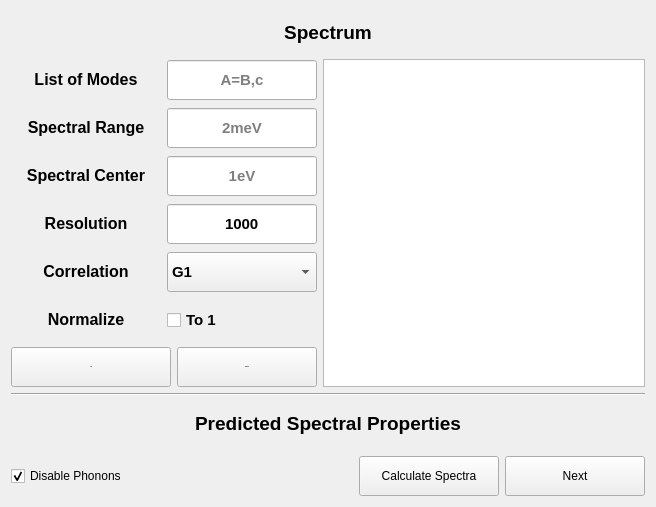
      <widget class="QWidget" name="tab_spectrum">
       <attribute name="title">
        <string>Spectrum</string>
       </attribute>
       <layout class="QGridLayout" name="gridLayout_5" columnstretch="0,0,0,0,0,0,0,0,0,0,0,0">
        <item row="7" column="2" colspan="2">
         <widget class="QPushButton" name="button_remove_spectrum_from_output">
          <property name="minimumSize">
           <size>
            <width>140</width>
            <height>40</height>
           </size>
          </property>
          <property name="font">
           <font>
            <pointsize>-1</pointsize>
            <bold>true</bold>
           </font>
          </property>
          <property name="text">
           <string>Remove</string>
          </property>
         </widget>
        </item>
        <item row="13" column="0">
         <widget class="QCheckBox" name="input_timeline_enable_phonons_at_spectra">
          <property name="minimumSize">
           <size>
            <width>150</width>
            <height>40</height>
           </size>
          </property>
          <property name="statusTip">
           <string/>
          </property>
          <property name="text">
           <string>Disable Phonons</string>
          </property>
          <property name="checked">
           <bool>true</bool>
          </property>
         </widget>
        </item>
        <item row="4" column="0">
         <widget class="QLabel" name="label_49">
          <property name="minimumSize">
           <size>
            <width>142</width>
            <height>42</height>
           </size>
          </property>
          <property name="text">
           <string>&lt;html&gt;&lt;head/&gt;&lt;body&gt;&lt;p align=&quot;center&quot;&gt;&lt;span style=&quot; font-size:12pt; font-weight:700;&quot;&gt;Resolution&lt;/span&gt;&lt;/p&gt;&lt;/body&gt;&lt;/html&gt;</string>
          </property>
         </widget>
        </item>
        <item row="5" column="1" colspan="3">
         <widget class="QComboBox" name="input_spectrum_order">
          <property name="minimumSize">
           <size>
            <width>150</width>
            <height>40</height>
           </size>
          </property>
          <property name="font">
           <font>
            <pointsize>11</pointsize>
            <bold>true</bold>
           </font>
          </property>
          <item>
           <property name="text">
            <string>G1</string>
           </property>
          </item>
          <item>
           <property name="text">
            <string>G2</string>
           </property>
          </item>
         </widget>
        </item>
        <item row="2" column="0">
         <widget class="QLabel" name="label_48">
          <property name="minimumSize">
           <size>
            <width>142</width>
            <height>42</height>
           </size>
          </property>
          <property name="text">
           <string>&lt;html&gt;&lt;head/&gt;&lt;body&gt;&lt;p align=&quot;center&quot;&gt;&lt;span style=&quot; font-size:12pt; font-weight:700;&quot;&gt;Spectral Range&lt;/span&gt;&lt;/p&gt;&lt;/body&gt;&lt;/html&gt;</string>
          </property>
         </widget>
        </item>
        <item row="3" column="0">
         <widget class="QLabel" name="label_47">
          <property name="minimumSize">
           <size>
            <width>142</width>
            <height>42</height>
           </size>
          </property>
          <property name="text">
           <string>&lt;html&gt;&lt;head/&gt;&lt;body&gt;&lt;p align=&quot;center&quot;&gt;&lt;span style=&quot; font-size:12pt; font-weight:700;&quot;&gt;Spectral Center&lt;/span&gt;&lt;/p&gt;&lt;/body&gt;&lt;/html&gt;</string>
          </property>
         </widget>
        </item>
        <item row="13" column="11">
         <widget class="QPushButton" name="button_next_tab_spectrum_to_indist">
          <property name="minimumSize">
           <size>
            <width>140</width>
            <height>40</height>
           </size>
          </property>
          <property name="text">
           <string>Next</string>
          </property>
          <property name="checkable">
           <bool>false</bool>
          </property>
         </widget>
        </item>
        <item row="7" column="0" colspan="2">
         <widget class="QPushButton" name="button_add_spectrum_to_output">
          <property name="minimumSize">
           <size>
            <width>140</width>
            <height>40</height>
           </size>
          </property>
          <property name="font">
           <font>
            <pointsize>-1</pointsize>
            <bold>true</bold>
           </font>
          </property>
          <property name="text">
           <string>Add</string>
          </property>
         </widget>
        </item>
        <item row="9" column="0" colspan="12">
         <widget class="QLabel" name="label_title_predicted_spectral">
          <property name="minimumSize">
           <size>
            <width>142</width>
            <height>42</height>
           </size>
          </property>
          <property name="maximumSize">
           <size>
            <width>16777215</width>
            <height>40</height>
           </size>
          </property>
          <property name="frameShape">
           <enum>QFrame::NoFrame</enum>
          </property>
          <property name="frameShadow">
           <enum>QFrame::Plain</enum>
          </property>
          <property name="text">
           <string>&lt;html&gt;&lt;head/&gt;&lt;body&gt;&lt;p align=&quot;center&quot;&gt;&lt;span style=&quot; font-size:14pt; font-weight:700;&quot;&gt;Predicted Spectral Properties&lt;/span&gt;&lt;/p&gt;&lt;/body&gt;&lt;/html&gt;</string>
          </property>
         </widget>
        </item>
        <item row="3" column="1" colspan="3">
         <widget class="QLineEdit" name="textinput_spectrum_center">
          <property name="minimumSize">
           <size>
            <width>140</width>
            <height>40</height>
           </size>
          </property>
          <property name="font">
           <font>
            <pointsize>11</pointsize>
            <bold>true</bold>
           </font>
          </property>
          <property name="text">
           <string/>
          </property>
          <property name="frame">
           <bool>true</bool>
          </property>
          <property name="alignment">
           <set>Qt::AlignCenter</set>
          </property>
          <property name="placeholderText">
           <string>1eV</string>
          </property>
         </widget>
        </item>
        <item row="1" column="1" colspan="3">
         <widget class="QLineEdit" name="textinput_spectrum_modes">
          <property name="minimumSize">
           <size>
            <width>140</width>
            <height>40</height>
           </size>
          </property>
          <property name="font">
           <font>
            <pointsize>11</pointsize>
            <bold>true</bold>
           </font>
          </property>
          <property name="text">
           <string/>
          </property>
          <property name="frame">
           <bool>true</bool>
          </property>
          <property name="alignment">
           <set>Qt::AlignCenter</set>
          </property>
          <property name="placeholderText">
           <string>A=B,c</string>
          </property>
         </widget>
        </item>
        <item row="4" column="1" colspan="3">
         <widget class="QLineEdit" name="textinput_spectrum_res">
          <property name="minimumSize">
           <size>
            <width>140</width>
            <height>40</height>
           </size>
          </property>
          <property name="font">
           <font>
            <pointsize>11</pointsize>
            <bold>true</bold>
           </font>
          </property>
          <property name="text">
           <string>1000</string>
          </property>
          <property name="frame">
           <bool>true</bool>
          </property>
          <property name="alignment">
           <set>Qt::AlignCenter</set>
          </property>
          <property name="placeholderText">
           <string/>
          </property>
         </widget>
        </item>
        <item row="0" column="0" colspan="12">
         <widget class="QLabel" name="label_title_set_spectrum">
          <property name="minimumSize">
           <size>
            <width>142</width>
            <height>42</height>
           </size>
          </property>
          <property name="maximumSize">
           <size>
            <width>16777215</width>
            <height>40</height>
           </size>
          </property>
          <property name="frameShape">
           <enum>QFrame::NoFrame</enum>
          </property>
          <property name="frameShadow">
           <enum>QFrame::Plain</enum>
          </property>
          <property name="text">
           <string>&lt;html&gt;&lt;head/&gt;&lt;body&gt;&lt;p align=&quot;center&quot;&gt;&lt;span style=&quot; font-size:14pt; font-weight:700;&quot;&gt;Spectrum&lt;/span&gt;&lt;/p&gt;&lt;/body&gt;&lt;/html&gt;</string>
          </property>
         </widget>
        </item>
        <item row="1" column="4" rowspan="7" colspan="8">
         <widget class="QListView" name="text_output_list_of_spectra">
          <property name="minimumSize">
           <size>
            <width>0</width>
            <height>0</height>
           </size>
          </property>
         </widget>
        </item>
        <item row="6" column="0">
         <widget class="QLabel" name="label_51">
          <property name="minimumSize">
           <size>
            <width>142</width>
            <height>42</height>
           </size>
          </property>
          <property name="text">
           <string>&lt;html&gt;&lt;head/&gt;&lt;body&gt;&lt;p align=&quot;center&quot;&gt;&lt;span style=&quot; font-size:12pt; font-weight:700;&quot;&gt;Normalize&lt;/span&gt;&lt;/p&gt;&lt;/body&gt;&lt;/html&gt;</string>
          </property>
         </widget>
        </item>
        <item row="6" column="1" colspan="3">
         <widget class="QCheckBox" name="input_spectrum_normalize">
          <property name="minimumSize">
           <size>
            <width>150</width>
            <height>40</height>
           </size>
          </property>
          <property name="font">
           <font>
            <pointsize>11</pointsize>
            <bold>true</bold>
           </font>
          </property>
          <property name="toolTip">
           <string>Enables the renomalization of the polaron shifted energies and rates, e.g. using the &lt;B&gt; and &lt;B&gt;^2 scalings</string>
          </property>
          <property name="statusTip">
           <string>Enables the renomalization of the polaron shifted energies and rates, e.g. using the &lt;B&gt; and &lt;B&gt;^2 scalings</string>
          </property>
          <property name="text">
           <string>To 1</string>
          </property>
          <property name="checked">
           <bool>false</bool>
          </property>
         </widget>
        </item>
        <item row="2" column="1" colspan="3">
         <widget class="QLineEdit" name="textinput_spectrum_range">
          <property name="minimumSize">
           <size>
            <width>140</width>
            <height>40</height>
           </size>
          </property>
          <property name="font">
           <font>
            <pointsize>11</pointsize>
            <bold>true</bold>
           </font>
          </property>
          <property name="text">
           <string/>
          </property>
          <property name="frame">
           <bool>true</bool>
          </property>
          <property name="alignment">
           <set>Qt::AlignCenter</set>
          </property>
          <property name="placeholderText">
           <string>2meV</string>
          </property>
         </widget>
        </item>
        <item row="13" column="10">
         <widget class="QPushButton" name="button_timeline_force_calculate_spectra">
          <property name="minimumSize">
           <size>
            <width>140</width>
            <height>40</height>
           </size>
          </property>
          <property name="statusTip">
           <string>Calculate the actual spectral properties using a small spectral window. This disables the phonon interactions, such that calculations are fast.</string>
          </property>
          <property name="text">
           <string>Calculate Spectra</string>
          </property>
         </widget>
        </item>
        <item row="10" column="0" colspan="12">
         <widget class="PlotWidget" name="label_plot_spectral_prediction" native="true"/>
        </item>
        <item row="1" column="0">
         <widget class="QLabel" name="label_46">
          <property name="minimumSize">
           <size>
            <width>142</width>
            <height>42</height>
           </size>
          </property>
          <property name="text">
           <string>&lt;html&gt;&lt;head/&gt;&lt;body&gt;&lt;p align=&quot;center&quot;&gt;&lt;span style=&quot; font-size:12pt; font-weight:700;&quot;&gt;List of Modes&lt;/span&gt;&lt;/p&gt;&lt;/body&gt;&lt;/html&gt;</string>
          </property>
         </widget>
        </item>
        <item row="5" column="0">
         <widget class="QLabel" name="label_50">
          <property name="minimumSize">
           <size>
            <width>142</width>
            <height>42</height>
           </size>
          </property>
          <property name="text">
           <string>&lt;html&gt;&lt;head/&gt;&lt;body&gt;&lt;p align=&quot;center&quot;&gt;&lt;span style=&quot; font-size:12pt; font-weight:700;&quot;&gt;Correlation&lt;/span&gt;&lt;/p&gt;&lt;/body&gt;&lt;/html&gt;</string>
          </property>
         </widget>
        </item>
        <item row="8" column="0" colspan="12">
         <widget class="Line" name="line_13">
          <property name="orientation">
           <enum>Qt::Horizontal</enum>
          </property>
         </widget>
        </item>
       </layout>
      </widget>
